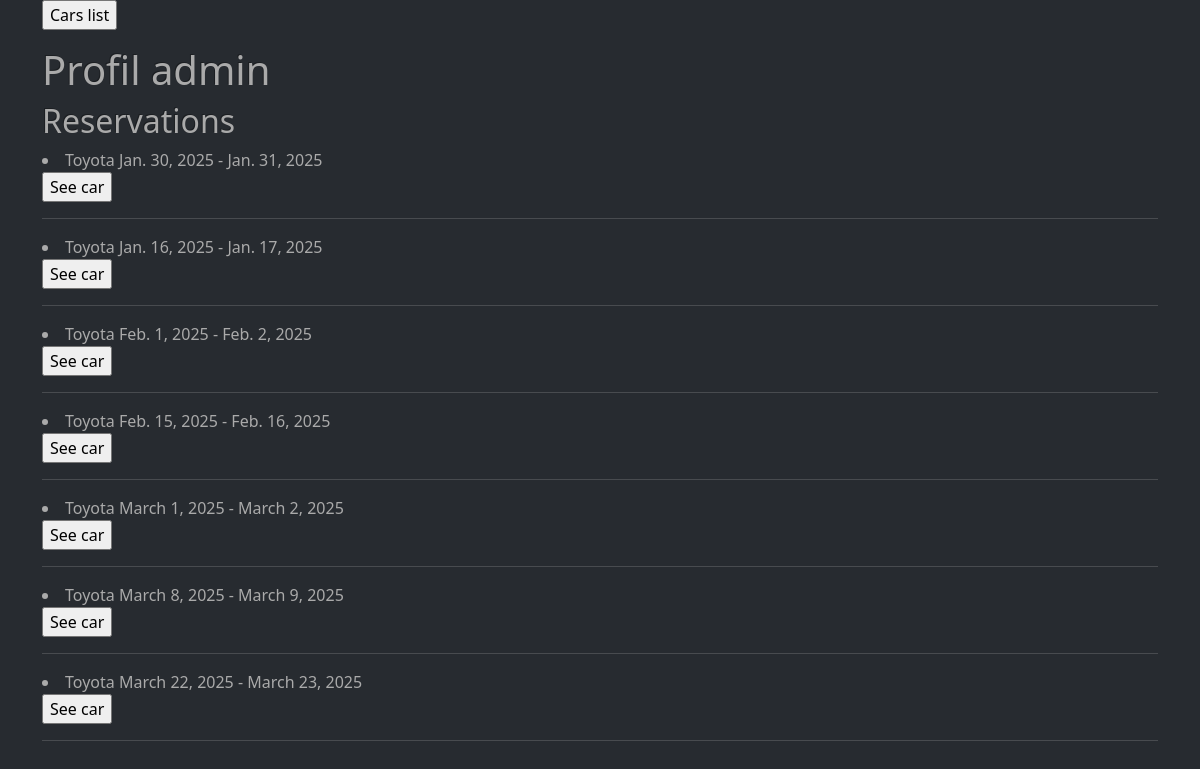
The app's page /management/user/1/, older data.
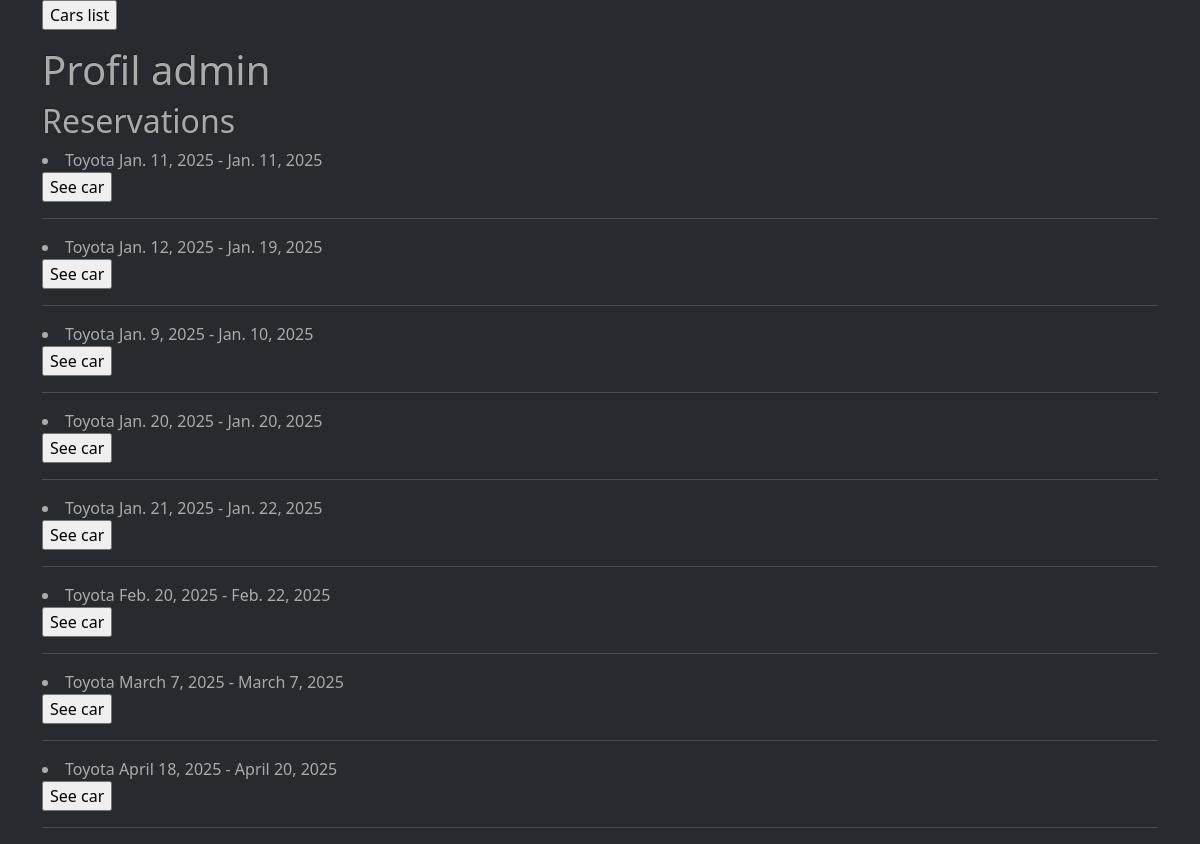
The same page, newer data.
### management/models.py (models this page shows)
class User(AbstractUser):
    pass

### cars/models.py (models this page shows, shortened)
class Reservation(models.Model):
    car = models.ForeignKey(Car, on_delete=models.PROTECT, related_name="reservations")
    user = models.ForeignKey(User, on_delete=models.CASCADE)
    start_date = models.DateField(verbose_name="Reservation start date")
    end_date = models.DateField(verbose_name="Reservation end date")

class Car(models.Model):
    MAKE_CHOICES = [
        ('Toyota', 'Toyota'),
        ('Ford', 'Ford'),
        ('BMW', 'BMW'),
        ('Lexus', 'Lexus'),
        ('Honda', 'Honda'),
        ('Hyundai', 'Hyundai'),
        ('Kia', 'Kia'),
        ('Nissan', 'Nissan'),
        ('Volkswagen', 'Volkswagen'),
        ('Tesla', 'Tesla'),
        ('Volvo', 'Volvo'),
    ]
    CATEGORY_CHOICES = [
        ('SUV', 'SUV'),
        ('Sedan', 'Sedan'),
        ('Hatchback', 'Hatchback'),
        ('Sport', 'Sport'),
    ]
    make = models.CharField(verbose_name="Make", max_length=32, choices=MAKE_CHOICES)
    model = models.CharField(verbose_name="Model", max_length=32)
    category = models.CharField(verbose_name="Category", max_length=32, choices=CATEGORY_CHOICES)
    price_per_day = models.DecimalField(verbose_name="Price per day", max_digits=10, decimal_places=2, default=0.00,)
    car_image = models.ImageField(null=True, blank=True, upload_to="images/")

### management/views.py (the view)
# urls.py: path("user/<int:pk>/", UserDetailView.as_view(), name="user-detail"),]
class UserDetailView(DetailView):
    model = User
    template_name = "user_detail.html"
    def get_context_data(self, **kwargs: Any):
        context = super().get_context_data(**kwargs)
        context["reservations"] = Reservation.objects.filter(user_id=self.object.id, start_date__gte=now())
        return context

### management/templates/user_detail.html
{% load crispy_forms_tags %}
<link rel="stylesheet" type="text/css" href="https://bootswatch.com/5/slate/bootstrap.min.css">
<div class="container">
    <form action="{% url 'cars-list' %}"><input type="submit" value="Cars list"/></form>
    <h1>Profil {{ object.username }}</h1>
    <h2>Reservations</h2>
    {% for res in reservations %}
        <li>{{ res.car.make }} {{ res.start_date }} - {{ res.end_date }} <form action="{% url 'cars-detail' res.car.id %}"><input type="submit" value="See car"/></form></li>
        <hr/>
    {% empty %}
    <li>No reservations</li>
    {% endfor %}
</div>

Row changes from the older to the newer data that the page shows:
removed Reservation: car.make "Toyota", start_date "Jan. 30, 2025", end_date "Jan. 31, 2025"
removed Reservation: car.make "Toyota", start_date "Jan. 16, 2025", end_date "Jan. 17, 2025"
removed Reservation: car.make "Toyota", start_date "Feb. 1, 2025", end_date "Feb. 2, 2025"
removed Reservation: car.make "Toyota", start_date "Feb. 15, 2025", end_date "Feb. 16, 2025"
removed Reservation: car.make "Toyota", start_date "March 1, 2025", end_date "March 2, 2025"
removed Reservation: car.make "Toyota", start_date "March 8, 2025", end_date "March 9, 2025"
removed Reservation: car.make "Toyota", start_date "March 22, 2025", end_date "March 23, 2025"
added Reservation: car.make "Toyota", start_date "Jan. 11, 2025", end_date "Jan. 11, 2025"
added Reservation: car.make "Toyota", start_date "Jan. 12, 2025", end_date "Jan. 19, 2025"
added Reservation: car.make "Toyota", start_date "Jan. 9, 2025", end_date "Jan. 10, 2025"
added Reservation: car.make "Toyota", start_date "Jan. 20, 2025", end_date "Jan. 20, 2025"
added Reservation: car.make "Toyota", start_date "Jan. 21, 2025", end_date "Jan. 22, 2025"
added Reservation: car.make "Toyota", start_date "Feb. 20, 2025", end_date "Feb. 22, 2025"
added Reservation: car.make "Toyota", start_date "March 7, 2025", end_date "March 7, 2025"
added Reservation: car.make "Toyota", start_date "April 18, 2025", end_date "April 20, 2025"
